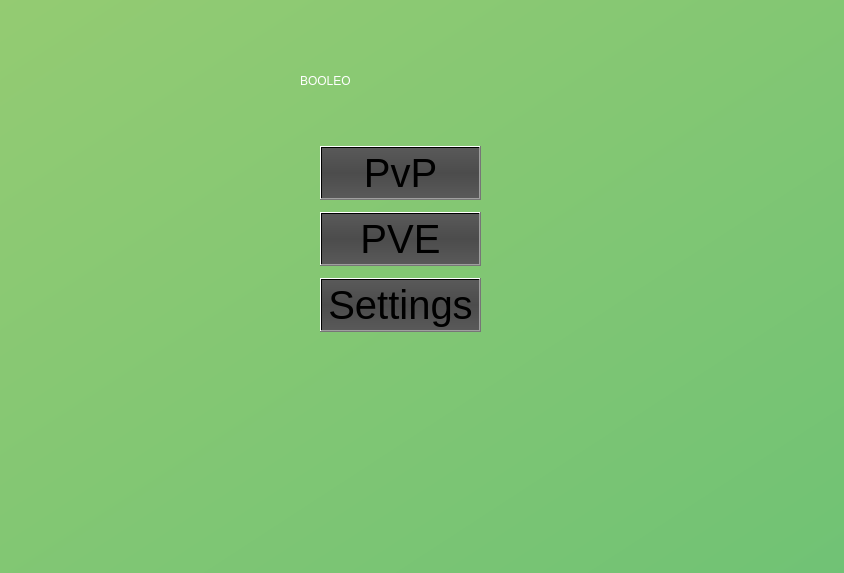
<?xml version="1.0" encoding="UTF-8"?>
<ui version="4.0">
 <class>MainWindow</class>
 <widget class="QMainWindow" name="MainWindow">
  <property name="geometry">
   <rect>
    <x>0</x>
    <y>0</y>
    <width>844</width>
    <height>573</height>
   </rect>
  </property>
  <property name="windowTitle">
   <string>MainWindow</string>
  </property>
  <widget class="QWidget" name="centralwidget">
   <widget class="QLabel" name="label">
    <property name="geometry">
     <rect>
      <x>-1270</x>
      <y>-680</y>
      <width>3311</width>
      <height>2101</height>
     </rect>
    </property>
    <property name="styleSheet">
     <string notr="true">background-color: qlineargradient(spread:pad, x1:0, y1:0, x2:1, y2:1, stop:0 rgba(183, 212, 112, 255), stop:1 rgba(60, 181, 120, 255));
background-color: qlineargradient(spread:pad, x1:0.0782123, y1:0.114, x2:1, y2:1, stop:0 rgba(183, 212, 112, 255), stop:1 rgba(60, 181, 120, 255));</string>
    </property>
    <property name="text">
     <string/>
    </property>
   </widget>
   <widget class="QWidget" name="verticalLayoutWidget">
    <property name="geometry">
     <rect>
      <x>320</x>
      <y>140</y>
      <width>161</width>
      <height>200</height>
     </rect>
    </property>
    <layout class="QVBoxLayout" name="verticalLayout">
     <item>
      <widget class="QPushButton" name="pushButton">
       <property name="cursor">
        <cursorShape>PointingHandCursor</cursorShape>
       </property>
       <property name="styleSheet">
        <string notr="true">font-size: 40px;
background-color: qlineargradient(spread:reflect, x1:1, y1:1, x2:1, y2:0, stop:0 rgba(89, 89, 89, 255), stop:0.5 rgba(76, 76, 76, 255), stop:1 rgba(89, 89, 89, 255));
border-color: rgb(33, 33, 33);</string>
       </property>
       <property name="text">
        <string>PvP</string>
       </property>
      </widget>
     </item>
     <item>
      <widget class="QPushButton" name="pushButton_2">
       <property name="cursor">
        <cursorShape>PointingHandCursor</cursorShape>
       </property>
       <property name="styleSheet">
        <string notr="true">font-size: 40px;
background-color: qlineargradient(spread:reflect, x1:1, y1:1, x2:1, y2:0, stop:0 rgba(89, 89, 89, 255), stop:0.5 rgba(76, 76, 76, 255), stop:1 rgba(89, 89, 89, 255));
border-color: rgb(33, 33, 33);</string>
       </property>
       <property name="text">
        <string>PVE</string>
       </property>
      </widget>
     </item>
     <item>
      <widget class="QPushButton" name="pushButton_3">
       <property name="cursor">
        <cursorShape>PointingHandCursor</cursorShape>
       </property>
       <property name="styleSheet">
        <string notr="true">font-size: 40px;
border-color: rgb(70, 70, 70);
background-color: qlineargradient(spread:reflect, x1:1, y1:1, x2:1, y2:0, stop:0 rgba(89, 89, 89, 255), stop:0.5 rgba(76, 76, 76, 255), stop:1 rgba(89, 89, 89, 255));
border-color: rgb(33, 33, 33);</string>
       </property>
       <property name="text">
        <string>Settings</string>
       </property>
      </widget>
     </item>
    </layout>
   </widget>
   <widget class="QLabel" name="label_2">
    <property name="geometry">
     <rect>
      <x>300</x>
      <y>40</y>
      <width>211</width>
      <height>81</height>
     </rect>
    </property>
    <property name="styleSheet">
     <string notr="true">font: 48pt &quot;SimSun-ExtB&quot;;
color: rgb(255, 255, 255);</string>
    </property>
    <property name="text">
     <string>BOOLEO</string>
    </property>
   </widget>
  </widget>
 </widget>
 <resources/>
 <connections/>
</ui>
